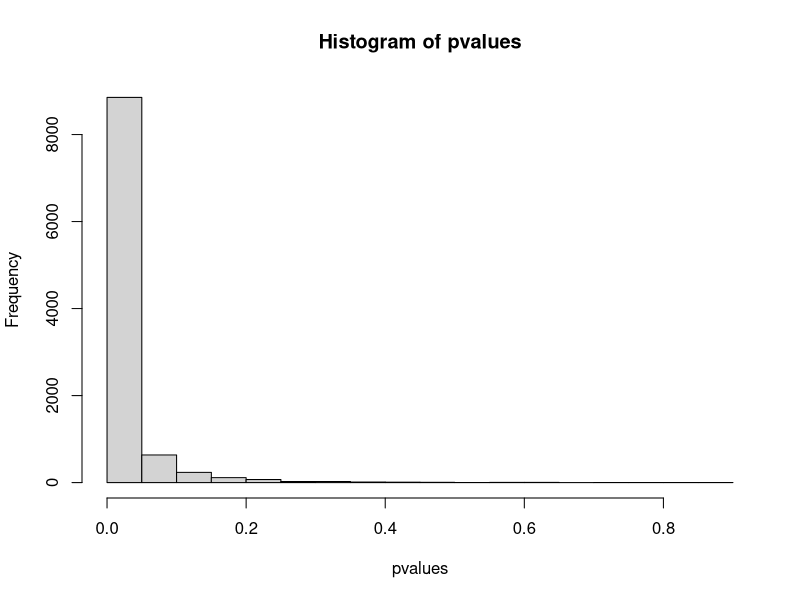
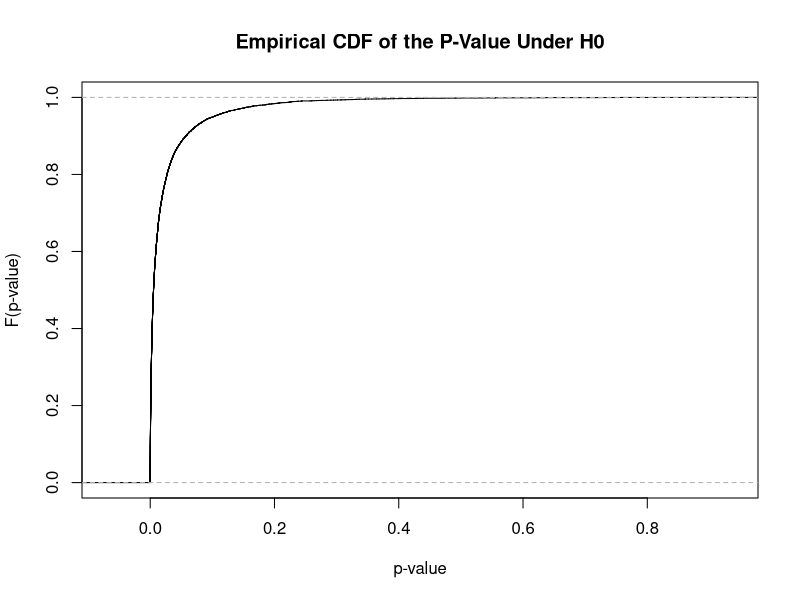
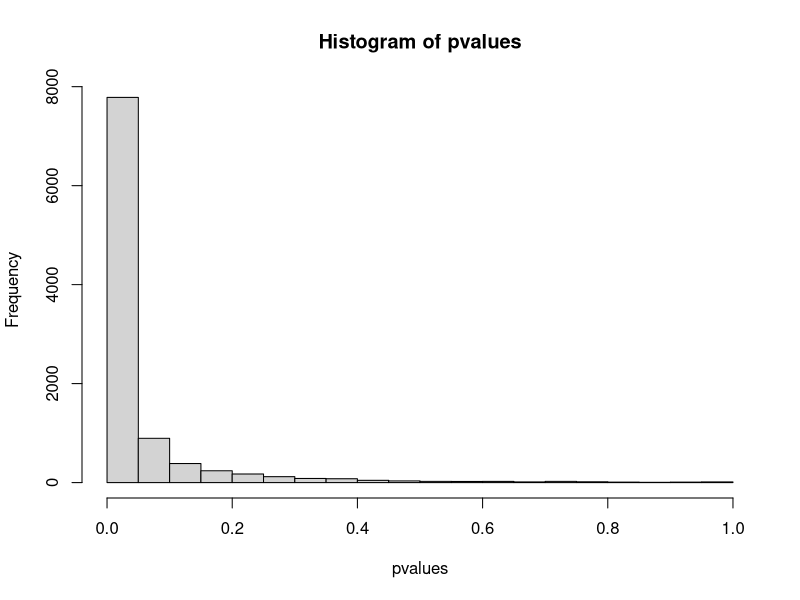
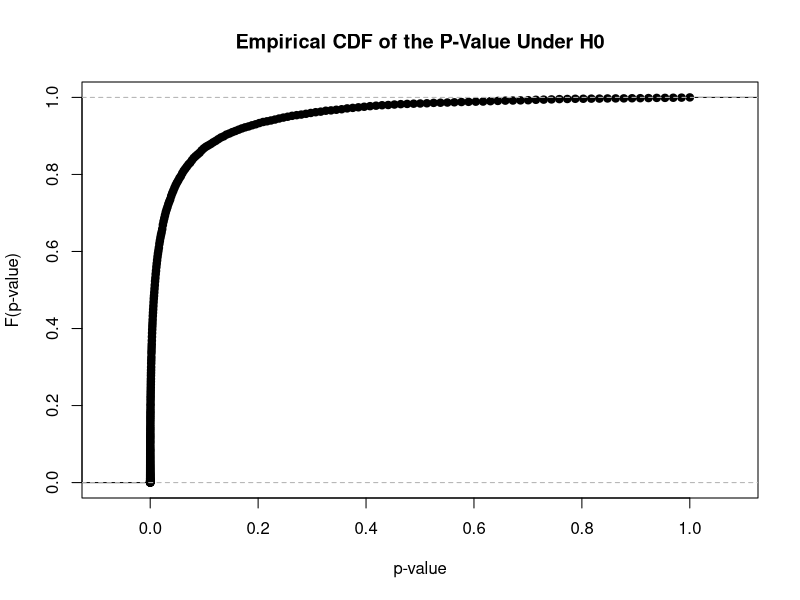

These figures' R source, in order: (Note: this script raises an error after producing the figures.)
## ---- chunk 1
#t.test
#{r assumptions violated ha true}
pvalues <- numeric(length = 10000)

nG <- 25# fill in your value of nG
d = 0.5
for (i in 1:length(pvalues)){
  set.seed(i)  # notice that the seed changes every time inside the for loop
  # you could also set a single seed outside the for loop
  
  # Create the vectors x and y
  x <- rnorm(nG) # finish this line
  y <- c(rnorm(22,mean=d,sd = sqrt(0.19)),rnorm(3, mean = 3+d, sd = sqrt(0.19))) # finish this line

  # Perform the t-test and get the p-value
  pvalues[i] <- t.test(x = x, y = y, alternative= "two.sided")$p.value # finish this line
    
}

# histogram of the p-values under H0
hist(pvalues)

plot(ecdf(pvalues),
     xlab = "p-value",
     ylab = "F(p-value)",
     main = "Empirical CDF of the P-Value Under H0")

mean(pvalues <= 0.05)



## ---- chunk 2
#Mann-Whitney
#{r assumptions violated ha true}
pvalues <- numeric(length = 10000)

nG <- 25# fill in your value of nG
d = 0.5
for (i in 1:length(pvalues)){
  set.seed(i)  # notice that the seed changes every time inside the for loop
  # you could also set a single seed outside the for loop
  
  # Create the vectors x and y
  x <- rnorm(nG) # finish this line
  y <- c(rnorm(22,mean=d,sd = sqrt(0.19)),rnorm(3, mean = 3+d, sd = sqrt(0.19))) # finish this line

  # Perform the t-test and get the p-value
  pvalues[i] <- wilcox.test(x = x, y = y, alternative= "two.sided")$p.value # finish this line
    
}

# histogram of the p-values under H0
hist(pvalues)

plot(ecdf(pvalues),
     xlab = "p-value",
     ylab = "F(p-value)",
     main = "Empirical CDF of the P-Value Under H0")

mean(pvalues <= 0.05)
## ---- chunk 3
# c
summary(College)
pairs(College[,1:10])
par(mfrow=c(1,2))
boxplot(College$Outstate)
boxplot(College$Private)
